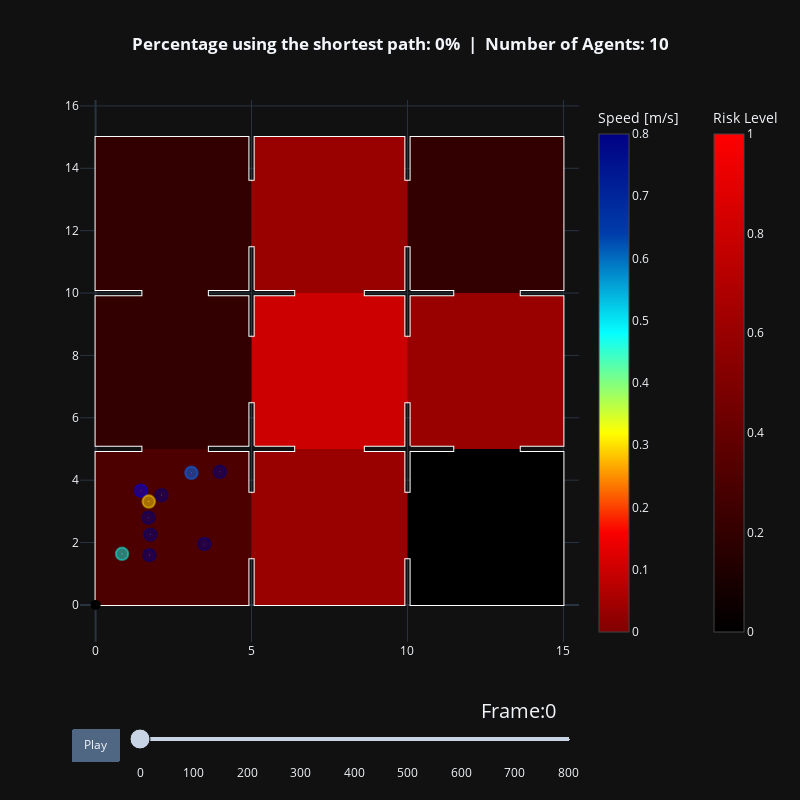

Notebook source saved alongside this figure:
### Markdown cell above
## Visualizing Agent Pathways

### Code cell
agent_trajectories = {}
for percentage in percentages:
    trajectory_file = trajectory_files[percentage]
    agent_trajectories[percentage], walkable_area = read_sqlite_file(
        trajectory_file
    )
    animate(
        agent_trajectories[percentage],
        walkable_area,
        title_note=f"Percentage using the shortest path: {percentage}%",
        risk_per_frame=all_risks,
        specific_areas=specific_areas
    ).show()

### Figure 1 — Plotly figure (JSON) as saved in the notebook; plotly's stock layout.template omitted (floating-point values rounded to 4 significant figures)
{"data": [{"hoverinfo": "name", "line": {"color": "white"}, "mode": "lines", "name": "Exterior", "showlegend": false, "x": [10.1, 10.1, 15.0, 15.0, 13.6, 13.6, 15.0, 15.0, 13.6, 13.6, 15.0, 15.0, 10.1, 10.1, 9.9, 9.9, 5.1, 5.1, 4.9, 4.9, 0.0, 0.0, 1.5, 1.5, 0.0, 0.0, 1.5, 1.5, 0.0, 0.0, 4.9, 4.9, 5.1, 5.1, 9.9, 9.9, 10.1], "y": [1.5, 0.0, 0.0, 4.9, 4.9, 5.1, 5.1, 9.9, 9.9, 10.1, 10.1, 15.0, 15.0, 13.6, 13.6, 15.0, 15.0, 13.6, 13.6, 15.0, 15.0, 10.1, 10.1, 9.9, 9.9, 5.1, 5.1, 4.9, 4.9, 0.0, 0.0, 1.5, 1.5, 0.0, 0.0, 1.5, 1.5], "type": "scatter"}, {"hoverinfo": "name", "line": {"color": "white"}, "mode": "lines", "name": "Obstacle", "showlegend": false, "x": [10.1, 11.5, 11.5, 10.1, 10.1, 9.9, 9.9, 8.6, 8.6, 9.9, 9.9, 10.1, 10.1], "y": [5.1, 5.1, 4.9, 4.9, 3.6, 3.6, 4.9, 4.9, 5.1, 5.1, 6.5, 6.5, 5.1], "type": "scatter"}, {"hoverinfo": "name", "line": {"color": "white"}, "mode": "lines", "name": "Obstacle", "showlegend": false, "x": [10.1, 11.5, 11.5, 10.1, 10.1, 9.9, 9.9, 8.6, 8.6, 9.9, 9.9, 10.1, 10.1], "y": [10.1, 10.1, 9.9, 9.9, 8.6, 8.6, 9.9, 9.9, 10.1, 10.1, 11.5, 11.5, 10.1], "type": "scatter"}, {"hoverinfo": "name", "line": {"color": "white"}, "mode": "lines", "name": "Obstacle", "showlegend": false, "x": [5.1, 6.4, 6.4, 5.1, 5.1, 4.9, 4.9, 3.6, 3.6, 4.9, 4.9, 5.1, 5.1], "y": [5.1, 5.1, 4.9, 4.9, 3.6, 3.6, 4.9, 4.9, 5.1, 5.1, 6.5, 6.5, 5.1], "type": "scatter"}, {"hoverinfo": "name", "line": {"color": "white"}, "mode": "lines", "name": "Obstacle", "showlegend": false, "x": [5.1, 6.4, 6.4, 5.1, 5.1, 4.9, 4.9, 3.6, 3.6, 4.9, 4.9, 5.1, 5.1], "y": [10.1, 10.1, 9.9, 9.9, 8.6, 8.6, 9.9, 9.9, 10.1, 10.1, 11.5, 11.5, 10.1], "type": "scatter"}, {"fill": "toself", "fillcolor": "rgb(76, 0, 0)", "hoverinfo": "name", "line": {"width": 0}, "mode": "lines", "name": "Risk Area", "showlegend": false, "x": [1.5, 1.5, 3.6, 3.6, 4.9, 4.9, 5.0, 5.0, 4.9, 4.9, 0.0, 0.0, 1.5], "y": [4.9, 5.0, 5.0, 4.9, 4.9, 3.6, 3.6, 1.5, 1.5, 0.0, 0.0, 4.9, 4.9], "type": "scatter"}, {"fill": "toself", "fillcolor": "rgb(153, 0, 0)", "hoverinfo": "name", "line": {"width": 0}, "mode": "lines", "name": "Risk Area", "showlegend": false, "x": [9.9, 9.9, 5.1, 5.1, 5.0, 5.0, 5.1, 5.1, 6.4, 6.4, 8.6, 8.6, 9.9, 9.9, 10.0, 10.0, 9.9], "y": [1.5, 0.0, 0.0, 1.5, 1.5, 3.6, 3.6, 4.9, 4.9, 5.0, 5.0, 4.9, 4.9, 3.6, 3.6, 1.5, 1.5], "type": "scatter"}, {"fill": "toself", "fillcolor": "rgb(0, 0, 0)", "hoverinfo": "name", "line": {"width": 0}, "mode": "lines", "name": "Risk Area", "showlegend": false, "x": [13.6, 15.0, 15.0, 10.1, 10.1, 10.0, 10.0, 10.1, 10.1, 11.5, 11.5, 13.6, 13.6], "y": [4.9, 4.9, 0.0, 0.0, 1.5, 1.5, 3.6, 3.6, 4.9, 4.9, 5.0, 5.0, 4.9], "type": "scatter"}, {"fill": "toself", "fillcolor": "rgb(153, 0, 0)", "hoverinfo": "name", "line": {"width": 0}, "mode": "lines", "name": "Risk Area", "showlegend": false, "x": [13.6, 15.0, 15.0, 13.6, 13.6, 11.5, 11.5, 10.1, 10.1, 10.0, 10.0, 10.1, 10.1, 11.5, 11.5, 13.6, 13.6], "y": [9.9, 9.9, 5.1, 5.1, 5.0, 5.0, 5.1, 5.1, 6.5, 6.5, 8.6, 8.6, 9.9, 9.9, 10.0, 10.0, 9.9], "type": "scatter"}, {"fill": "toself", "fillcolor": "rgb(204, 0, 0)", "hoverinfo": "name", "line": {"width": 0}, "mode": "lines", "name": "Risk Area", "showlegend": false, "x": [9.9, 9.9, 8.6, 8.6, 6.4, 6.4, 5.1, 5.1, 5.0, 5.0, 5.1, 5.1, 6.4, 6.4, 8.6, 8.6, 9.9, 9.9, 10.0, 10.0, 9.9], "y": [6.5, 5.1, 5.1, 5.0, 5.0, 5.1, 5.1, 6.5, 6.5, 8.6, 8.6, 9.9, 9.9, 10.0, 10.0, 9.9, 9.9, 8.6, 8.6, 6.5, 6.5], "type": "scatter"}, {"fill": "toself", "fillcolor": "rgb(51, 0, 0)", "hoverinfo": "name", "line": {"width": 0}, "mode": "lines", "name": "Risk Area", "showlegend": false, "x": [4.9, 4.9, 3.6, 3.6, 1.5, 1.5, 0.0, 0.0, 1.5, 1.5, 3.6, 3.6, 4.9, 4.9, 5.0, 5.0, 4.9], "y": [6.5, 5.1, 5.1, 5.0, 5.0, 5.1, 5.1, 9.9, 9.9, 10.0, 10.0, 9.9, 9.9, 8.6, 8.6, 6.5, 6.5], "type": "scatter"}, {"fill": "toself", "fillcolor": "rgb(51, 0, 0)", "hoverinfo": "name", "line": {"width": 0}, "mode": "lines", "name": "Risk Area", "showlegend": false, "x": [1.5, 0.0, 0.0, 4.9, 4.9, 5.0, 5.0, 4.9, 4.9, 3.6, 3.6, 1.5, 1.5], "y": [10.1, 10.1, 15.0, 15.0, 13.6, 13.6, 11.5, 11.5, 10.1, 10.1, 10.0, 10.0, 10.1], "type": "scatter"}, {"fill": "toself", "fillcolor": "rgb(153, 0, 0)", "hoverinfo": "name", "line": {"width": 0}, "mode": "lines", "name": "Risk Area", "showlegend": false, "x": [6.4, 5.1, 5.1, 5.0, 5.0, 5.1, 5.1, 9.9, 9.9, 10.0, 10.0, 9.9, 9.9, 8.6, 8.6, 6.4, 6.4], "y": [10.1, 10.1, 11.5, 11.5, 13.6, 13.6, 15.0, 15.0, 13.6, 13.6, 11.5, 11.5, 10.1, 10.1, 10.0, 10.0, 10.1], "type": "scatter"}, {"fill": "toself", "fillcolor": "rgb(51, 0, 0)", "hoverinfo": "name", "line": {"width": 0}, "mode": "lines", "name": "Risk Area", "showlegend": false, "x": [10.1, 10.1, 15.0, 15.0, 13.6, 13.6, 11.5, 11.5, 10.1, 10.1, 10.0, 10.0, 10.1], "y": [13.6, 15.0, 15.0, 10.1, 10.1, 10.0, 10.0, 10.1, 10.1, 11.5, 11.5, 13.6, 13.6], "type": "scatter"}, {"hoverinfo": "none", "marker": {"cmax": 0.8, "cmin": 0, "color": [0.8, 0.5076, 0.7999, 0.7988, 0.7992, 0.725, 0.6128, 0.8, 0.2632, 0.7997], "colorbar": {"title": {"text": "Speed [m/s]"}}, "colorscale": [[0.0, "rgb(128,0,0)"], [0.2, "rgb(250,0,0)"], [0.4, "rgb(255,255,0)"], [0.6, "rgb(5,255,255)"], [0.8, "rgb(0,60,170)"], [1.0, "rgb(0,0,131)"]], "size": [0.4, 0.4, 0.4, 0.4, 0.4, 0.4, 0.4, 0.4, 0.4, 0.4]}, "mode": "markers", "showlegend": false, "text": [0.8, 0.5076, 0.7999, 0.7988, 0.7992, 0.725, 0.6128, 0.8, 0.2632, 0.7997], "x": [3.986, 0.8488, 1.726, 2.116, 1.692, 1.454, 3.072, 3.489, 1.704, 1.757], "y": [4.269, 1.637, 1.596, 3.52, 2.797, 3.661, 4.235, 1.956, 3.314, 2.254], "type": "scatter"}, {"hoverinfo": "none", "marker": {"cmax": 1, "cmin": 0, "color": [0], "colorbar": {"title": {"text": "Risk Level"}, "x": 1.25}, "colorscale": [[0.0, "rgb(0, 0, 0)"], [0.1, "rgb(25, 0, 0)"], [0.2, "rgb(51, 0, 0)"], [0.3, "rgb(76, 0, 0)"], [0.4, "rgb(102, 0, 0)"], [0.5, "rgb(127, 0, 0)"], [0.6, "rgb(153, 0, 0)"], [0.7, "rgb(178, 0, 0)"], [0.8, "rgb(204, 0, 0)"], [0.9, "rgb(229, 0, 0)"], [1.0, "rgb(255, 0, 0)"]], "size": 10}, "mode": "markers", "showlegend": false, "x": [0], "y": [0], "type": "scatter"}, {"hoverinfo": "text", "marker": {"opacity": 1, "size": 1}, "mode": "markers", "showlegend": false, "text": ["ID: 11, Pos(3.99,4.27)"], "x": [3.986], "y": [4.269], "type": "scatter"}, {"hoverinfo": "text", "marker": {"opacity": 1, "size": 1}, "mode": "markers", "showlegend": false, "text": ["ID: 12, Pos(0.85,1.64)"], "x": [0.8488], "y": [1.637], "type": "scatter"}, {"hoverinfo": "text", "marker": {"opacity": 1, "size": 1}, "mode": "markers", "showlegend": false, "text": ["ID: 13, Pos(1.73,1.60)"], "x": [1.726], "y": [1.596], "type": "scatter"}, {"hoverinfo": "text", "marker": {"opacity": 1, "size": 1}, "mode": "markers", "showlegend": false, "text": ["ID: 14, Pos(2.12,3.52)"], "x": [2.116], "y": [3.52], "type": "scatter"}, {"hoverinfo": "text", "marker": {"opacity": 1, "size": 1}, "mode": "markers", "showlegend": false, "text": ["ID: 15, Pos(1.69,2.80)"], "x": [1.692], "y": [2.797], "type": "scatter"}, {"hoverinfo": "text", "marker": {"opacity": 1, "size": 1}, "mode": "markers", "showlegend": false, "text": ["ID: 16, Pos(1.45,3.66)"], "x": [1.454], "y": [3.661], "type": "scatter"}, {"hoverinfo": "text", "marker": {"opacity": 1, "size": 1}, "mode": "markers", "showlegend": false, "text": ["ID: 17, Pos(3.07,4.23)"], "x": [3.072], "y": [4.235], "type": "scatter"}, {"hoverinfo": "text", "marker": {"opacity": 1, "size": 1}, "mode": "markers", "showlegend": false, "text": ["ID: 18, Pos(3.49,1.96)"], "x": [3.489], "y": [1.956], "type": "scatter"}, {"hoverinfo": "text", "marker": {"opacity": 1, "size": 1}, "mode": "markers", "showlegend": false, "text": ["ID: 19, Pos(1.70,3.31)"], "x": [1.704], "y": [3.314], "type": "scatter"}, {"hoverinfo": "text", "marker": {"opacity": 1, "size": 1}, "mode": "markers", "showlegend": false, "text": ["ID: 20, Pos(1.76,2.25)"], "x": [1.757], "y": [2.254], "type": "scatter"}], "layout": {"shapes": [{"fillcolor": "rgba(0, 0, 128, 0.5)", "line": {"color": "rgba(0, 0, 128, 0.5)"}, "type": "circle", "x0": 3.786, "x1": 4.186, "xref": "x", "y0": 4.069, "y1": 4.469, "yref": "y"}, {"fillcolor": "rgba(15, 248, 231, 0.5)", "line": {"color": "rgba(15, 248, 231, 0.5)"}, "type": "circle", "x0": 0.6488, "x1": 1.049, "xref": "x", "y0": 1.437, "y1": 1.837, "yref": "y"}, {"fillcolor": "rgba(0, 0, 128, 0.5)", "line": {"color": "rgba(0, 0, 128, 0.5)"}, "type": "circle", "x0": 1.526, "x1": 1.926, "xref": "x", "y0": 1.396, "y1": 1.796, "yref": "y"}, {"fillcolor": "rgba(0, 0, 128, 0.5)", "line": {"color": "rgba(0, 0, 128, 0.5)"}, "type": "circle", "x0": 1.916, "x1": 2.316, "xref": "x", "y0": 3.32, "y1": 3.72, "yref": "y"}, {"fillcolor": "rgba(0, 0, 128, 0.5)", "line": {"color": "rgba(0, 0, 128, 0.5)"}, "type": "circle", "x0": 1.492, "x1": 1.892, "xref": "x", "y0": 2.597, "y1": 2.997, "yref": "y"}, {"fillcolor": "rgba(0, 0, 237, 0.5)", "line": {"color": "rgba(0, 0, 237, 0.5)"}, "type": "circle", "x0": 1.254, "x1": 1.654, "xref": "x", "y0": 3.461, "y1": 3.861, "yref": "y"}, {"fillcolor": "rgba(0, 112, 255, 0.5)", "line": {"color": "rgba(0, 112, 255, 0.5)"}, "type": "circle", "x0": 2.872, "x1": 3.272, "xref": "x", "y0": 4.035, "y1": 4.435, "yref": "y"}, {"fillcolor": "rgba(0, 0, 128, 0.5)", "line": {"color": "rgba(0, 0, 128, 0.5)"}, "type": "circle", "x0": 3.289, "x1": 3.689, "xref": "x", "y0": 1.756, "y1": 2.156, "yref": "y"}, {"fillcolor": "rgba(255, 222, 0, 0.5)", "line": {"color": "rgba(255, 222, 0, 0.5)"}, "type": "circle", "x0": 1.504, "x1": 1.904, "xref": "x", "y0": 3.114, "y1": 3.514, "yref": "y"}, {"fillcolor": "rgba(0, 0, 128, 0.5)", "line": {"color": "rgba(0, 0, 128, 0.5)"}, "type": "circle", "x0": 1.557, "x1": 1.957, "xref": "x", "y0": 2.054, "y1": 2.454, "yref": "y"}, {"line": {"color": "white", "width": 3}, "type": "line", "x0": 3.986, "x1": 3.986, "y0": 4.269, "y1": 4.269}, {"line": {"color": "black", "width": 3}, "type": "line", "x0": 0.8488, "x1": 0.8488, "y0": 1.637, "y1": 1.637}, {"line": {"color": "white", "width": 3}, "type": "line", "x0": 1.726, "x1": 1.726, "y0": 1.596, "y1": 1.596}, {"line": {"color": "white", "width": 3}, "type": "line", "x0": 2.116, "x1": 2.116, "y0": 3.52, "y1": 3.52}, {"line": {"color": "white", "width": 3}, "type": "line", "x0": 1.692, "x1": 1.692, "y0": 2.797, "y1": 2.797}, {"line": {"color": "white", "width": 3}, "type": "line", "x0": 1.454, "x1": 1.454, "y0": 3.661, "y1": 3.661}, {"line": {"color": "white", "width": 3}, "type": "line", "x0": 3.072, "x1": 3.072, "y0": 4.235, "y1": 4.235}, {"line": {"color": "white", "width": 3}, "type": "line", "x0": 3.489, "x1": 3.489, "y0": 1.956, "y1": 1.956}, {"line": {"color": "black", "width": 3}, "type": "line", "x0": 1.704, "x1": 1.704, "y0": 3.314, "y1": 3.314}, {"line": {"color": "white", "width": 3}, "type": "line", "x0": 1.757, "x1": 1.757, "y0": 2.254, "y1": 2.254}], "title": {"text": "<b>Percentage using the shortest path: 0%  |  Number of Agents: 10</b>", "x": 0.5}, "xaxis": {"range": [-0.5, 15.5]}, "yaxis": {"scaleanchor": "x", "scaleratio": 1, "range": [-0.5, 15.5]}, "updatemenus": [{"buttons": [{"args": [null, {"frame": {"duration": 100, "redraw": true}, "fromcurrent": true}], "label": "Play", "method": "animate"}], "direction": "left", "pad": {"r": 10, "t": 87}, "showactive": false, "type": "buttons", "x": 0.1, "xanchor": "right", "y": 0, "yanchor": "top"}], "sliders": [{"active": 0, "currentvalue": {"font": {"size": 20}, "prefix": "Frame:", "visible": true, "xanchor": "right"}, "len": 0.9, "pad": {"b": 10, "t": 50}, "steps": [{"args": [["0"], {"frame": {"duration": 100, "redraw": true}, "mode": "immediate", "transition": {"duration": 500}}], "label": "0", "method": "animate"}, {"args": [["50"], {"frame": {"duration": 100, "redraw": true}, "mode": "immediate", "transition": {"duration": 500}}], "label": "50", "method": "animate"}, {"args": [["100"], {"frame": {"duration": 100, "redraw": true}, "mode": "immediate", "transition": {"duration": 500}}], "label": "100", "method": "animate"}, {"args": [["150"], {"frame": {"duration": 100, "redraw": true}, "mode": "immediate", "transition": {"duration": 500}}], "label": "150", "method": "animate"}, {"args": [["200"], {"frame": {"duration": 100, "redraw": true}, "mode": "immediate", "transition": {"duration": 500}}], "label": "200", "method": "animate"}, {"args": [["250"], {"frame": {"duration": 100, "redraw": true}, "mode": "immediate", "transition": {"duration": 500}}], "label": "250", "method": "animate"}, {"args": [["300"], {"frame": {"duration": 100, "redraw": true}, "mode": "immediate", "transition": {"duration": 500}}], "label": "300", "method": "animate"}, {"args": [["350"], {"frame": {"duration": 100, "redraw": true}, "mode": "immediate", "transition": {"duration": 500}}], "label": "350", "method": "animate"}, {"args": [["400"], {"frame": {"duration": 100, "redraw": true}, "mode": "immediate", "transition": {"duration": 500}}], "label": "400", "method": "animate"}, {"args": [["450"], {"frame": {"duration": 100, "redraw": true}, "mode": "immediate", "transition": {"duration": 500}}], "label": "450", "method": "animate"}, {"args": [["500"], {"frame": {"duration": 100, "redraw": true}, "mode": "immediate", "transition": {"duration": 500}}], "label": "500", "method": "animate"}, {"args": [["550"], {"frame": {"duration": 100, "redraw": true}, "mode": "immediate", "transition": {"duration": 500}}], "label": "550", "method": "animate"}, {"args": [["600"], {"frame": {"duration": 100, "redraw": true}, "mode": "immediate", "transition": {"duration": 500}}], "label": "600", "method": "animate"}, {"args": [["650"], {"frame": {"duration": 100, "redraw": true}, "mode": "immediate", "transition": {"duration": 500}}], "label": "650", "method": "animate"}, {"args": [["700"], {"frame": {"duration": 100, "redraw": true}, "mode": "immediate", "transition": {"duration": 500}}], "label": "700", "method": "animate"}, {"args": [["750"], {"frame": {"duration": 100, "redraw": true}, "mode": "immediate", "transition": {"duration": 500}}], "label": "750", "method": "animate"}, {"args": [["800"], {"frame": {"duration": 100, "redraw": true}, "mode": "immediate", "transition": {"duration": 500}}], "label": "800", "method": "animate"}], "transition": {"duration": 100, "easing": "cubic-in-out"}, "x": 0.1, "xanchor": "left", "y": 0, "yanchor": "top"}], "autosize": false, "width": 800, "height": 800}}
